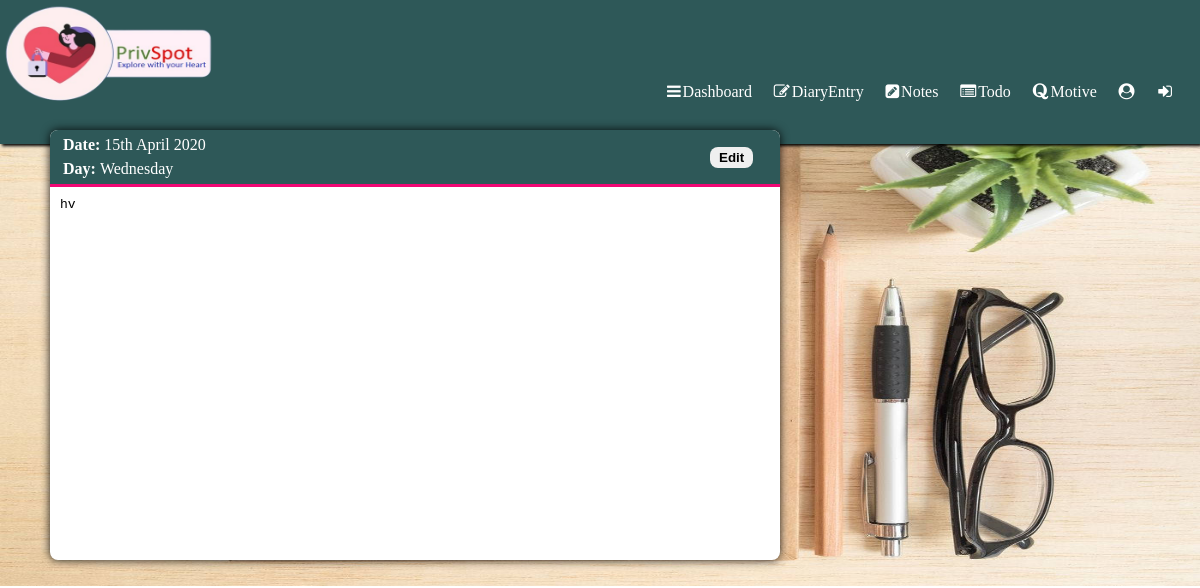
/php/dairy/dview.php?id=14 (signed in), run on the app's committed database.
### tables this page shows
CREATE TABLE `dairy` (
  `did` int(20) NOT NULL,
  `date` date NOT NULL DEFAULT current_timestamp(),
  `uname` varchar(20) NOT NULL,
  `data` varchar(10000) NOT NULL
);

### php/dairy/dview.php (the view, shortened to what this page needs)
<!DOCTYPE html>
<html lang="en">
<head>
    <link rel="stylesheet" href="./../../css/navbar.css">
    <link rel="stylesheet" href="./../../css/dairy/dentry.css">
    <link rel="stylesheet" href="./../../css/dairy/dview.css">
    <link rel="stylesheet" href="https://cdnjs.cloudflare.com/ajax/libs/font-awesome/4.7.0/css/font-awesome.min.css">
</head>
<body>
    <div class="navbar">
            <img src="./../../images/logo.png" width="350px" height="150px">
            <ul class="items">
                <li><a href="../home.php"><i class="fa fa-bars" aria-hidden="true"></i>  Dashboard</a></li>
                <li><a href="./dairy.php"><i class="fa fa-pencil-square-o" aria-hidden="true"></i> DiaryEntry</a></li>
                <li><a href="../notes/notes.php"><i class="fa fa-pencil-square" aria-hidden="true"></i> Notes</a></li>
                <li><a href="../todo/todo.php"><i class="fa fa-list-alt" aria-hidden="true"></i> Todo</a></li>
                <li><a href="../motive/motive.php"><i class="fa fa-quora" aria-hidden="true"></i> Motive</a></li>
                <li><a href="../profile/profile.php"><i class="fa fa-user-circle" aria-hidden="true"></i></a></li>
                <li><a href="../logout.php"><i class="fa fa-sign-in" aria-hidden="true"></i></a></li>
            </ul>
        </div>
        <div class="body">
            <div class="content">
                <?php
                    if(count($_SESSION)>0){
                        $con=mysqli_connect("localhost","root","","privdb");
                        if(isset($_GET['id'])){
                            $did=$_GET['id'];
                        }
                        else{
                            header("Location:dairy.php");
                            exit;
                        }
                        $sql="SELECT * FROM dairy WHERE did = ".$did;
                        $r=mysqli_query($con,$sql);
                        if(mysqli_num_rows($r)>0){
                            $r=mysqli_fetch_array($r);
                            echo "<div class='form'><div class='date'><p><b>Date: </b>". date('jS F Y',strtotime($r['date']))."</p><p><b>Day: </b>".date("l",strtotime($r['date']))."</p></div><div class='data'>";
                            echo '<pre>',$r['data'].'</pre>';
                            echo '<button id="update"><a href="./dupdate.php?id='.$r["did"].'">Edit</a></button>';
                        }
                        else{
                            header("Location:dentry.php");
                            exit;
                        }
                    }else{
                        header("Location:./../index.php");
                        exit;
                    }
                ?>
            </div>
           </div>
        </div>
</body>
</html>

### css/navbar.css (style rules this page uses)
* { padding:0px; margin:0px; box-sizing: border-box; }
.navbar { background-color: rgb(46, 88, 88); padding:0px; height:18%; position: fixed; display: block; width:100%; box-shadow: 2px 2px 3px black; }
.navbar img { margin-left:-50px; margin-top:-15px; margin-bottom: -30px; }
.navbar .items { float:right; display:flex; flex-direction: row; list-style-type: none; margin-top:6%; margin-left:10%; }
.navbar .items li { color:#fff; margin:2%; cursor: pointer; width:fit-content; float: right; }
.navbar .items li a { color:#fff; cursor: pointer; width:fit-content; text-decoration: none; display:inline-block; display:flex; flex-direction: row; }
.navbar .items li a .fa { margin-right:2px; }

### css/dairy/dentry.css (style rules this page uses)
.body { padding:0px; padding-top:110px; display: flex; flex-direction: row; height:100vh; }
.content { width:1200px; height:470px; padding:0px; }
.content .form { top:130px; left:50px; width:730px; height: 430px; background-color: #fff; position: fixed; border-radius: 8px; box-shadow: 0 0 10px rgba(0,0,0,0.9); -moz-box-shadow: 0 0 10px rgba(0,0,0,0.9); -webkit-box-shadow: 0 0 10px rgba(0,0,0,0.9); -o-box-shadow: 0 0 10px rgba(0,0,0,0.9);; }
.form .date { background-color: rgb(46, 88, 88); border-bottom:3px solid rgb(241, 7, 116); border-top-left-radius: 8px; border-top-right-radius: 8px; padding:3px; }
.form .date p { padding:3px 10px; color:#fff; }

### css/dairy/dview.css (style rules this page uses)
.data { width:100%; height:86.5%; padding:10px; overflow-y: scroll; }
#update { position: fixed; top:147px; left:710px; cursor: pointer; padding:3px 9px; border-radius: 8px; border: none; outline: none; font-weight: bolder; }
#update a { color:black; text-decoration: none; }

### data on the page
dairy: date "15th April 2020", date "Wednesday", data "hv"
